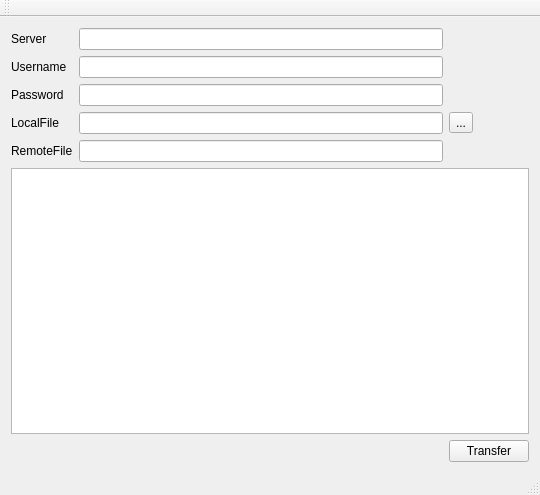
<?xml version="1.0" encoding="UTF-8"?>
<ui version="4.0">
 <class>MainWindow</class>
 <widget class="QMainWindow" name="MainWindow">
  <property name="geometry">
   <rect>
    <x>0</x>
    <y>0</y>
    <width>540</width>
    <height>495</height>
   </rect>
  </property>
  <property name="windowTitle">
   <string>MainWindow</string>
  </property>
  <widget class="QWidget" name="centralWidget">
   <layout class="QGridLayout" name="gridLayout">
    <item row="3" column="0">
     <widget class="QLabel" name="label_4">
      <property name="text">
       <string>LocalFile</string>
      </property>
     </widget>
    </item>
    <item row="4" column="0">
     <widget class="QLabel" name="label_5">
      <property name="text">
       <string>RemoteFile</string>
      </property>
     </widget>
    </item>
    <item row="0" column="0">
     <widget class="QLabel" name="label_3">
      <property name="text">
       <string>Server</string>
      </property>
     </widget>
    </item>
    <item row="1" column="1">
     <widget class="QLineEdit" name="lineEdit_Username">
      <property name="text">
       <string/>
      </property>
     </widget>
    </item>
    <item row="6" column="0" colspan="3">
     <widget class="QTextBrowser" name="textBrowser"/>
    </item>
    <item row="0" column="1">
     <widget class="QLineEdit" name="lineEdit_Server">
      <property name="text">
       <string/>
      </property>
     </widget>
    </item>
    <item row="3" column="1">
     <widget class="QLineEdit" name="lineEdit_LocalFile">
      <property name="text">
       <string/>
      </property>
     </widget>
    </item>
    <item row="4" column="1">
     <widget class="QLineEdit" name="lineEdit_RemoteFile">
      <property name="text">
       <string/>
      </property>
     </widget>
    </item>
    <item row="3" column="2">
     <widget class="QToolButton" name="toolButton_LocalFile">
      <property name="text">
       <string>...</string>
      </property>
     </widget>
    </item>
    <item row="2" column="0">
     <widget class="QLabel" name="label_2">
      <property name="text">
       <string>Password</string>
      </property>
     </widget>
    </item>
    <item row="2" column="1">
     <widget class="QLineEdit" name="lineEdit_Password">
      <property name="text">
       <string/>
      </property>
      <property name="echoMode">
       <enum>QLineEdit::Password</enum>
      </property>
     </widget>
    </item>
    <item row="1" column="0">
     <widget class="QLabel" name="label">
      <property name="text">
       <string>Username</string>
      </property>
     </widget>
    </item>
    <item row="7" column="2">
     <widget class="QPushButton" name="pushButton_Transfer">
      <property name="text">
       <string>Transfer</string>
      </property>
     </widget>
    </item>
   </layout>
  </widget>
  <widget class="QMenuBar" name="menuBar">
   <property name="geometry">
    <rect>
     <x>0</x>
     <y>0</y>
     <width>540</width>
     <height>21</height>
    </rect>
   </property>
  </widget>
  <widget class="QToolBar" name="mainToolBar">
   <attribute name="toolBarArea">
    <enum>TopToolBarArea</enum>
   </attribute>
   <attribute name="toolBarBreak">
    <bool>false</bool>
   </attribute>
  </widget>
  <widget class="QStatusBar" name="statusBar"/>
 </widget>
 <layoutdefault spacing="6" margin="11"/>
 <tabstops>
  <tabstop>lineEdit_Server</tabstop>
  <tabstop>lineEdit_Username</tabstop>
  <tabstop>lineEdit_Password</tabstop>
  <tabstop>lineEdit_LocalFile</tabstop>
  <tabstop>lineEdit_RemoteFile</tabstop>
  <tabstop>toolButton_LocalFile</tabstop>
  <tabstop>textBrowser</tabstop>
  <tabstop>pushButton_Transfer</tabstop>
 </tabstops>
 <resources/>
 <connections/>
</ui>
